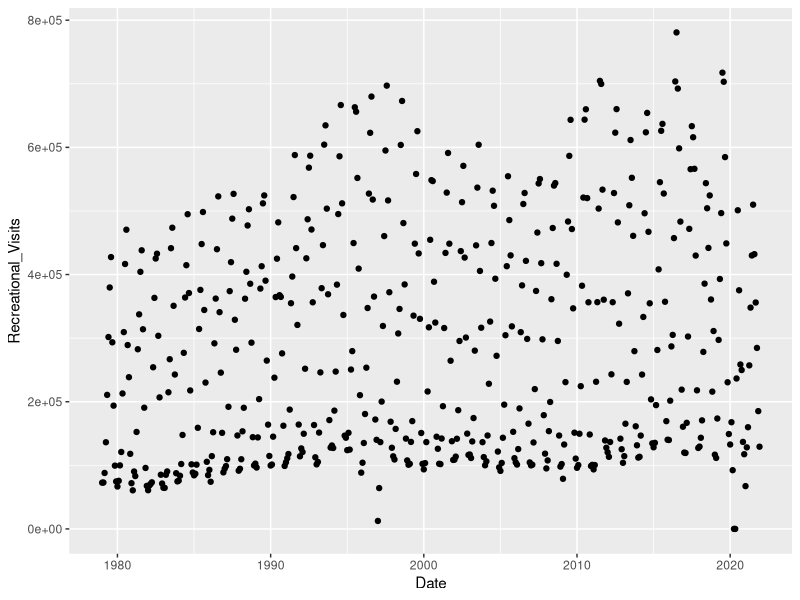

The R script that drew this image:
## ---- chunk 1
knitr::opts_chunk$set(echo = TRUE)
## ---- chunk 2

#Load the data
View(Visitation_by_Month)
library(readr)
Visitation_by_Month <- read_csv("Visitation by Month.csv")
getwd()
## ---- chunk 3
#Pivot Longer to create a tidy dataset
library(tidyverse)
# Gather nutrient data into one column using pivot_longer
Visitation_by_month_gathered <- pivot_longer(Visitation_by_Month,JAN:DEC, names_to = "month", values_to = "Recreational_Visits")

#Create a date column

library(lubridate)
paste(Visitation_by_month_gathered$Year,Visitation_by_month_gathered$month, sep="-")
paste(Visitation_by_month_gathered$Year, Visitation_by_month_gathered$month, "1", sep="-")

Visitation_by_month_gathered$Date <- ymd( paste(Visitation_by_month_gathered$Year, Visitation_by_month_gathered$month, "1", sep="-") )
head(Visitation_by_month_gathered)

  

## ---- chunk 4

library(ggplot2)
head(Visitation_by_month_gathered)
summary(Visitation_by_month_gathered$Recreational_Visits)

Visitation_by_month_plot <- ggplot(Visitation_by_month_gathered, aes(x = Date, y = Recreational_Visits)) +
  geom_point()
print(Visitation_by_month_plot)


